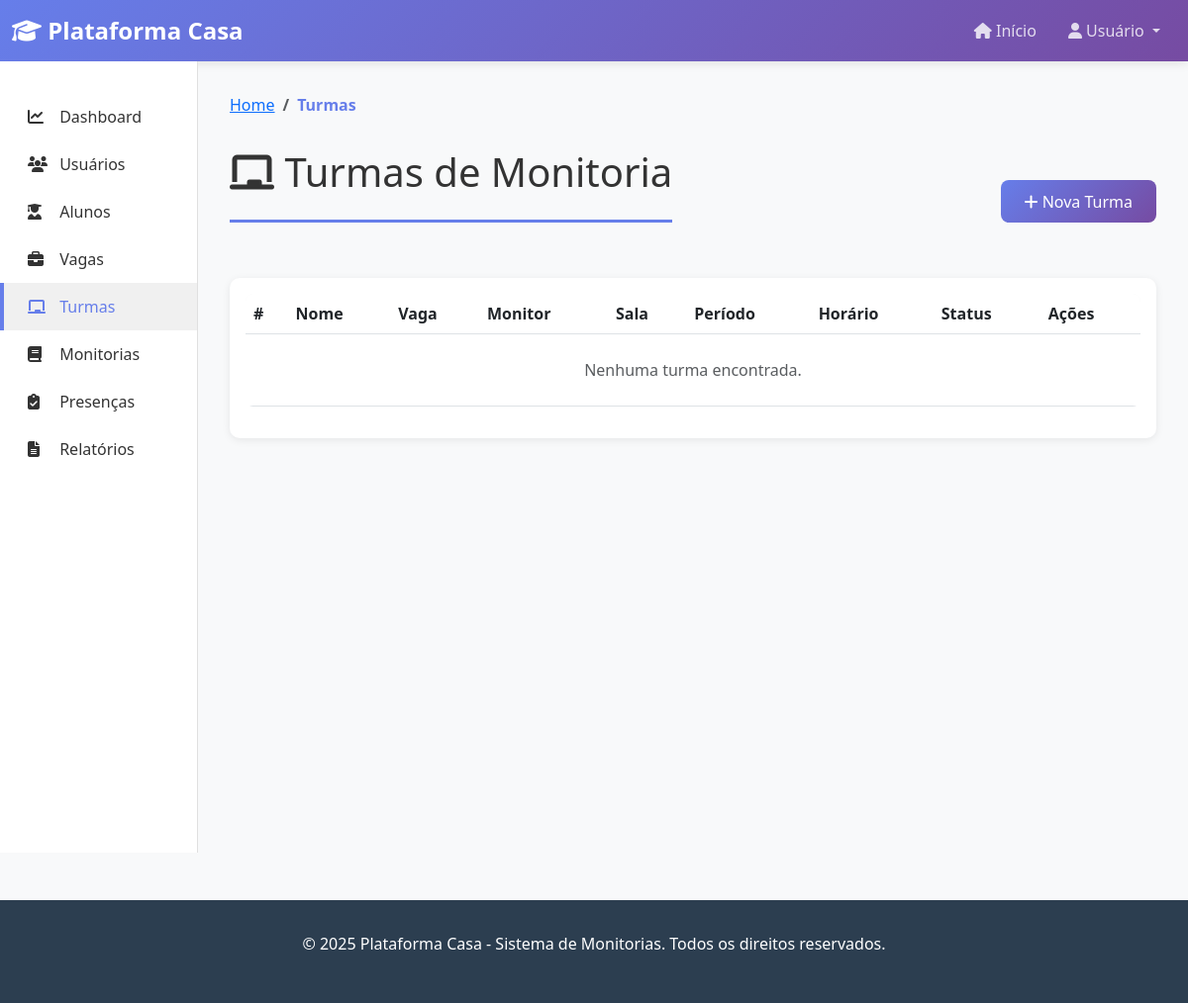
The page /turmas/ on the database as committed earlier.
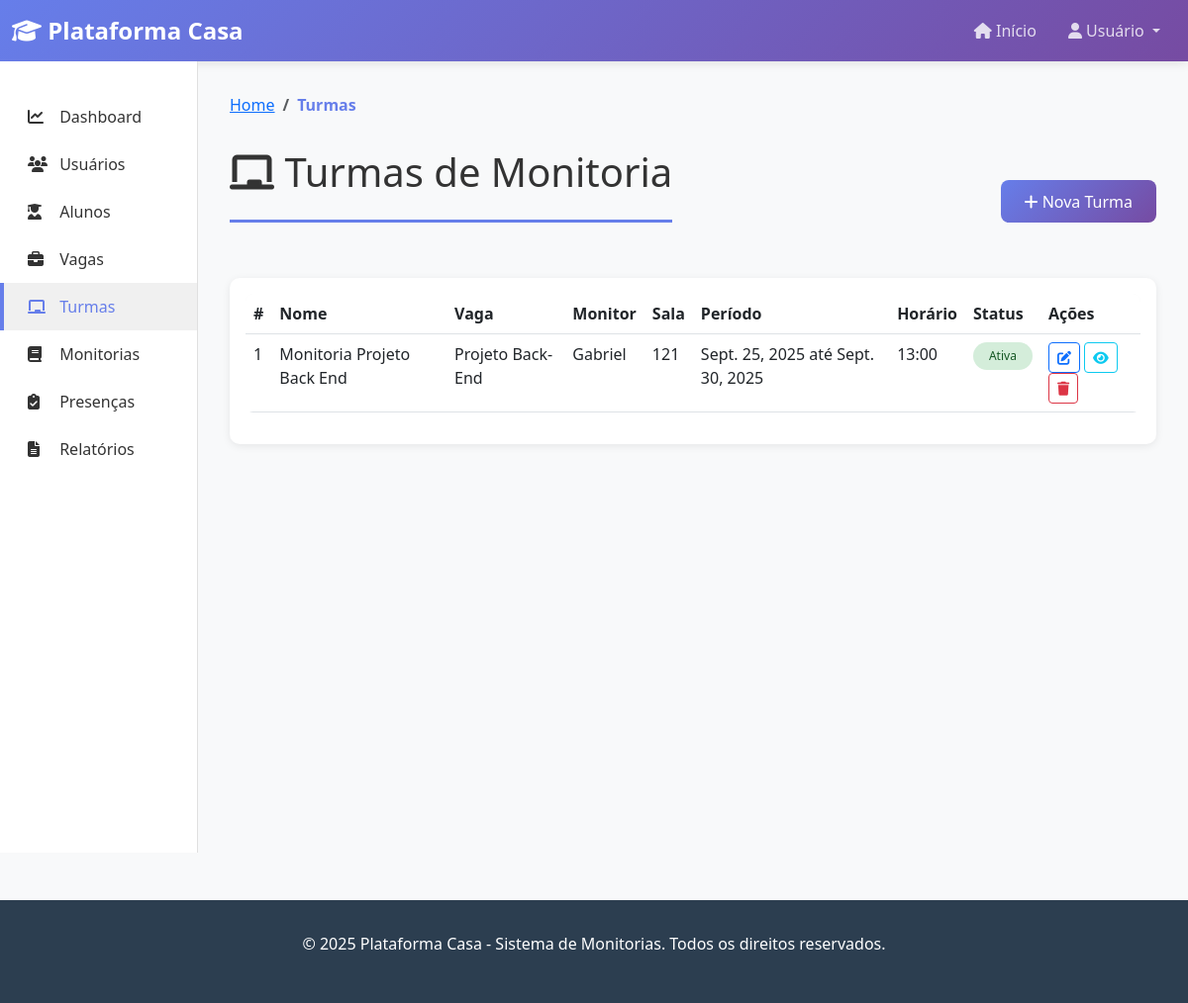
The same page on the database as committed later.
### plataforma_Casa/models.py (models this page shows, shortened)
class Turma(models.Model):
    nome = models.CharField(max_length=100)
    vaga = models.ForeignKey(Vaga, on_delete=models.CASCADE)
    sala = models.ForeignKey(Sala, on_delete=models.CASCADE)
    descricao = models.TextField()
    data_inicio = models.DateField()
    data_fim = models.DateField()
    dias_da_semana = models.CharField(max_length=100)  # Ex: "Segunda, Quarta, Sexta"
    horario = models.CharField(max_length=50)  # Ex: "18:00 - 21:00"
    monitor = models.ForeignKey(Aluno, on_delete=models.CASCADE, related_name='monitorias')
    curso = models.ForeignKey(Curso, on_delete=models.CASCADE)
    ativo = models.BooleanField(default=True)
    criado_em = models.DateTimeField(auto_now_add=True)

class Vaga(models.Model):
    nome = models.CharField(max_length=100)
    curso = models.ForeignKey(Curso, on_delete=models.CASCADE)
    coordenador = models.ForeignKey(Funcionario, on_delete=models.CASCADE, related_name='vagas_coordenadas')
    descricao = models.TextField()
    requisitos = models.TextField()
    monitores = models.ManyToManyField(Aluno, related_name='vagas_inscritas', blank=True)
    ativo = models.BooleanField(default=True)
    criado_em = models.DateTimeField(auto_now_add=True)

class Usuario(models.Model):
    nome = models.CharField(max_length=100)
    email = models.EmailField(max_length=100)
    tipo_usuario = models.ForeignKey(TipoUsuario, on_delete=models.CASCADE)
    ativo = models.BooleanField(default=True)

class Sala(models.Model):
    numero = models.CharField(max_length=50)
    ativo = models.BooleanField(default=True)

### plataforma_Casa/views.py (the view)
# urls.py: path('turmas/', views.listar_turmas, name='listar_turmas'),
def listar_turmas(request):
    turmas = Turma.objects.all().select_related('vaga', 'monitor', 'sala', 'curso')
    vaga_filtro = request.GET.get('vaga')
    if vaga_filtro:
        turmas = turmas.filter(vaga__id=vaga_filtro)
    status_filtro = request.GET.get('status')
    if status_filtro:
        turmas = turmas.filter(ativo=(status_filtro == 'ativa'))
    context = {
        'turmas': turmas,
        'vagas': Vaga.objects.all(),
    }
    return render(request, 'turmas/listar.html', context)

### plataforma_Casa/templates/turmas/listar.html (shortened to what this page needs)
{% extends 'base.html' %}
{% block content %}
<nav aria-label="breadcrumb">
    <ol class="breadcrumb">
        <li class="breadcrumb-item"><a href="{% url 'dashboard' %}">Home</a></li>
        <li class="breadcrumb-item active">Turmas</li>
    </ol>
</nav>
<div class="d-flex justify-content-between align-items-center mb-4">
    <div class="page-title">
        <h1><i class="fas fa-chalkboard"></i> Turmas de Monitoria</h1>
    </div>
    <a href="{% url 'criar_turma' %}" class="btn btn-primary">
        <i class="fas fa-plus"></i> Nova Turma
    </a>
</div>
<div class="card">
    <div class="card-body">
        <div class="table-responsive">
            <table class="table table-hover">
                <thead>
                    <tr>
                        <th>#</th>
                        <th>Nome</th>
                        <th>Vaga</th>
                        <th>Monitor</th>
                        <th>Sala</th>
                        <th>Período</th>
                        <th>Horário</th>
                        <th>Status</th>
                        <th>Ações</th>
                    </tr>
                </thead>
                <tbody>
                    {% for turma in turmas %}
                        <tr>
                            <td>{{ turma.id }}</td>
                            <td>{{ turma.nome }}</td>
                            <td>{{ turma.vaga.nome }}</td>
                            <td>{{ turma.monitor.nome }}</td>
                            <td>{{ turma.sala.numero }}</td>
                            <td>{{ turma.data_inicio }} até {{ turma.data_fim }}</td>
                            <td>{{ turma.horario }}</td>
                            <td>
                                <span class="badge {% if turma.ativo %}status-active{% else %}status-inactive{% endif %}">
                                    {% if turma.ativo %}Ativa{% else %}Inativa{% endif %}
                                </span>
                            </td>
                            <td>
                                <a href="{% url 'editar_turma' turma.id %}" class="btn btn-sm btn-outline-primary">
                                    <i class="fas fa-edit"></i>
                                </a>
                                <a href="{% url 'detalhe_turma' turma.id %}" class="btn btn-sm btn-outline-info">
                                    <i class="fas fa-eye"></i>
                                </a>
                                <a href="{% url 'deletar_turma' turma.id %}" class="btn btn-sm btn-outline-danger" onclick="return confirm('Tem certeza?')">
                                    <i class="fas fa-trash"></i>
                                </a>
                            </td>
                        </tr>
                    {% empty %}
                        <tr>
                            <td colspan="9" class="text-center text-muted py-4">
                                Nenhuma turma encontrada.
                            </td>
                        </tr>
                    {% endfor %}
                </tbody>
            </table>
        </div>
    </div>
</div>
{% endblock %}

Rows that differ between the two databases and show on the page:
added Turma: id "1", nome "Monitoria Projeto Back End", vaga.nome "Projeto Back-End", monitor.nome "Gabriel", sala.numero "121", data_inicio "Sept. 25, 2025", data_fim "Sept. 30, 2025", horario "13:00", ativo "Ativa"
Other text that changed with them:
text no longer shown: "Nenhuma turma encontrada."
